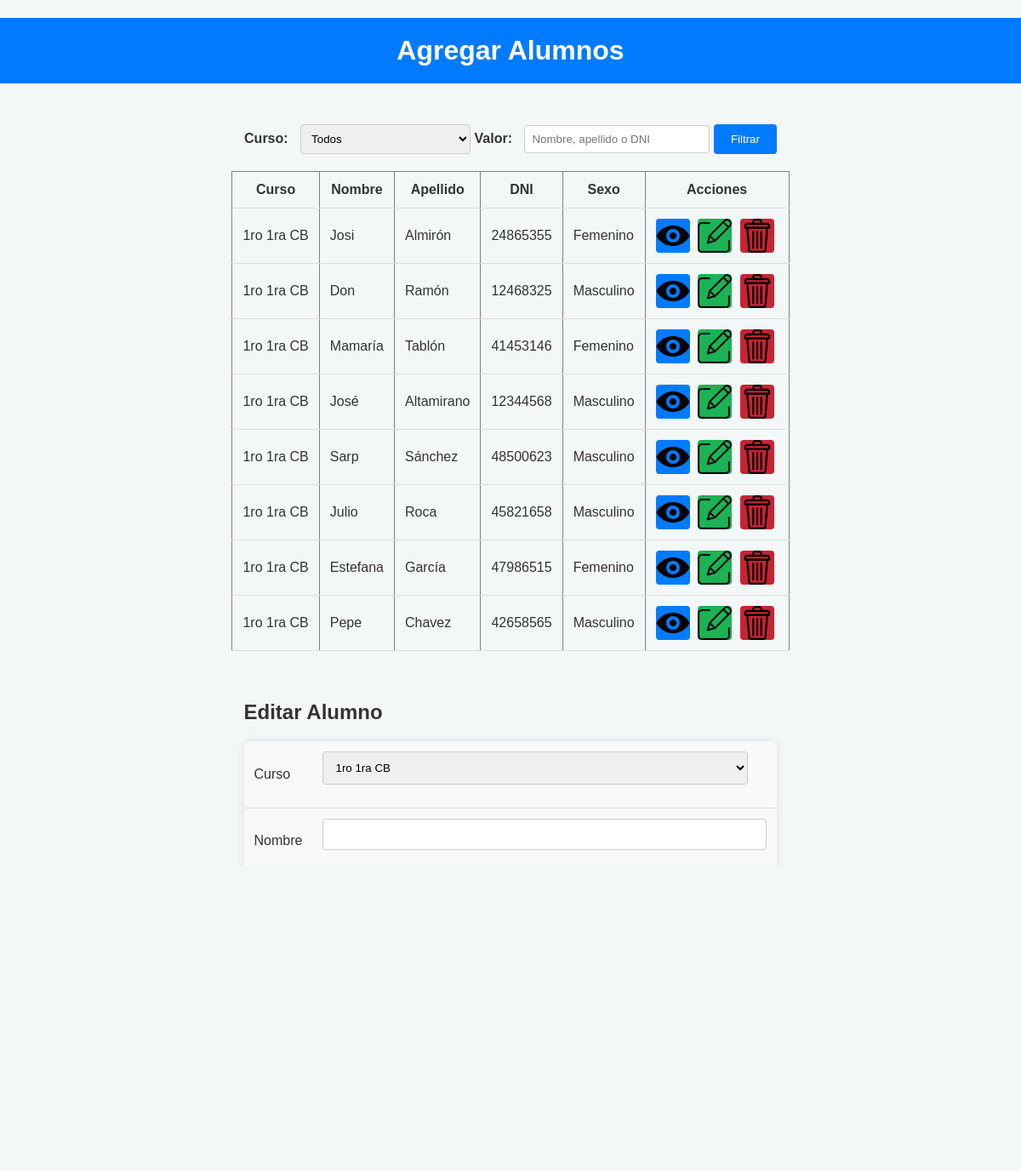
/agregar_alumnos.php?filtro_curso=1ro 1ra CB, run on the app's committed database.
### tables this page shows
CREATE TABLE IF NOT EXISTS `alumnos` (
  `id` int NOT NULL AUTO_INCREMENT,
  `curso` varchar(10) NOT NULL,
  `nombre` varchar(255) NOT NULL,
  `apellido` varchar(255) NOT NULL,
  `dni` varchar(20) NOT NULL,
  `sexo` varchar(10) NOT NULL,
  PRIMARY KEY (`id`)
);

### agregar_alumnos.php (the view, shortened to what this page needs)
<!DOCTYPE html>
<html lang="en">
<head>
    <link rel="stylesheet" href="css/agregar_alumnos.css">
</head>
<body>
<?php
$conn = new mysqli("localhost", "root", "", "registro");
function escapar($dato) {
    return htmlspecialchars($dato, ENT_QUOTES, 'UTF-8');
}
$curso = $nombre = $apellido = $dni = $sexo = "";
$filtro_curso = isset($_GET["filtro_curso"]) ? $conn->real_escape_string($_GET["filtro_curso"]) : "";
$query = "SELECT * FROM alumnos WHERE 1=1";
if ($filtro_curso) {
    $query .= " AND curso = '$filtro_curso'";
}
$result = $conn->query($query);
$tabla = '<table border="1" cellspacing="2" cellpadding="2">
          <tr class="header">
            <td>Curso</td>
            <td>Nombre</td>
            <td>Apellido</td>
            <td>DNI</td>
            <td>Sexo</td>
            <td>Acciones</td>
          </tr>';
if ($result->num_rows > 0) {
    while ($row = $result->fetch_assoc()) {
        $tabla .= '<tr>
                    <td>' . escapar($row["curso"]) . '</td>
                    <td>' . escapar($row["nombre"]) . '</td>
                    <td>' . escapar($row["apellido"]) . '</td>
                    <td>' . escapar($row["dni"]) . '</td>
                    <td>' . escapar($row["sexo"]) . '</td>
                    <td>
                        <form action="" method="post" style="display:inline;">
                            <input type="hidden" name="id_ver" value="' . escapar($row["id"]) . '">
                            <a href="#tabla_ver"><input type="submit" name="ver" class="ver" value=""></a>
                        </form>
                        <form action="" method="post" style="display:inline;">
                            <input type="hidden" name="id" value="' . escapar($row["id"]) . '">
                            <input type="submit" name="editar-btn" class="editar" value="">
                        </form>
                        <form action="" method="post" style="display:inline;">
                            <input type="hidden" name="id-del" value="' . escapar($row["id"]) . '">
                            <input type="submit" name="quitar" class="eliminar" value="">
                        </form>
                    </td>
                  </tr>';
    }
}
$tabla .= '</table>';
?>
<h1>Agregar Alumnos</h1>
<br>
<div class="filtros">
    <form method="get" action="">
        <label for="filtro_curso">Curso:</label>
        <select name="filtro_curso" id="filtro_curso">
        <option value="">Todos</option>
        </select>
        <label for="filtro_nombre">Valor:</label>
        <input type="text" name="filtro_nombre" id="filtro_nombre" placeholder="Nombre, apellido o DNI">
        <input type="submit" value="Filtrar">
    </form>
</div>
<div class="acciones">
<?php echo $tabla; ?>
</div>
<br>
<div class="formularios">
    <form action="" method="post">
        <table class="formulario">
            <h2>Editar Alumno</h2>
            <tr>
                <td>Curso</td>
                <td>
                    <select name="curso" required>
                        <optgroup label="Ciclo Básico">
                            <option value="1ro 1ra CB" <?php if(isset($curso) && $curso == "1ro 1ra CB") echo 'selected'; ?>>1ro 1ra CB</option>
                        </optgroup>
                    </select>
                </td>
            </tr>
            <tr>
                <td>Nombre</td>
                <td><input type="text" maxlength="20" name="nombre" value="<?php if(isset($nombre)) echo escapar($nombre); ?>" required></td>
            </tr>
            <tr>
                <td>Apellido</td>
                <td><input type="text" maxlength="20" name="apellido" value="<?php if(isset($apellido)) echo escapar($apellido); ?>" required></td>
            </tr>
            <tr>
                <td>DNI</td>
                <td><input type="text" maxlength="8" name="dni" value="<?php if(isset($dni)) echo escapar($dni); ?>" required></td>
            </tr>
            <tr>
                <td>Sexo</td>
                <td>
                    <select name="sexo" required>
                        <option value="Masculino" <?php if(isset($sexo) && $sexo == "Masculino") echo 'selected'; ?>>Masculino</option>
                </td>
            </tr>
        </table>
        <input class="btn registrar" type="submit" name="registrar" value="Registrar">
        <input class="btn editar2" type="submit" name="editar" value="Editar">
    </form>
</div>
<a href="index.php"> <button class="btn btn-logout">Volver</button> </a>
</body>
</html>

### css/agregar_alumnos.css (style rules this page uses)
body { font-family: Arial, sans-serif; background-color: #f4f7f8; margin: 0; padding: 0; display: flex; flex-direction: column; align-items: center; color: #333; }
h1 { background-color: #007BFF; color: white; padding: 20px; width: 100%; text-align: center; margin-bottom: 30px; }
.filtros { display: flex; justify-content: space-between; margin-bottom: 20px; }
.filtros label { margin-right: 10px; font-weight: bold; }
.filtros select, .filtros input[type="text"] { width: 200px; padding: 8px; border-radius: 4px; border: 1px solid #ccc; }
.filtros input[type="submit"] { padding: 10px 20px; background-color: #007BFF; color: white; border: none; border-radius: 4px; cursor: pointer; transition: background-color 0.3s ease; }
table { width: 100%; border-collapse: collapse; margin-bottom: 20px; }
table th, table td { padding: 12px; border-bottom: 1px solid #ddd; text-align: left; }
.formularios { display: flex; justify-content: space-between; }
.formulario { background-color: #f9f9f9; padding: 20px; border-radius: 8px; box-shadow: 0px 0px 10px rgba(0, 0, 0, 0.1); }
.formulario select, .formulario input[type="text"], .formulario input[type="number"] { width: 500px; padding: 10px; margin-bottom: 15px; border-radius: 4px; border: 1px solid #ccc; }
.acciones form { display: inline-block; margin-right: 5px; }
.acciones input[type="submit"] { border: none; color: white; padding: 8px 12px; border-radius: 4px; cursor: pointer; transition: background-color 0.3s ease; }
.ver { background: url("../img/ver.png") no-repeat center center; background-size: cover; border-radius: 100%; height: 40px; width: 40px; background-color: #007BFF; border: 0; }
.editar { background: url("../img/editar.png") no-repeat center center; background-size: cover; border-radius: 100%; height: 40px; width: 40px; background-color: #1bb355; ; border: 0; }
.eliminar { background: url("../img/basurero.png") no-repeat center center; background-size: cover; border-radius: 100%; height: 40px; width: 40px; background-color: #c82333 ; border: 0; }
.btn-logout { background-color: #dc3545; width:auto; display:block; margin: auto; }
.btn { border: none; padding: 10px 20px; margin: 10px 0; border-radius: 5px; cursor: pointer; font-size: 16px; transition: background-color 0.3s ease; display: inline-block; width: 150px; }
.editar2 { background-color: #1bb355; ; }
.registrar { background-color: #007BFF; }
.btn-logout { background-color: #dc3545; display:block; margin: auto; }
.header td { text-align: center; font-weight: bold; }

### data on the page
alumnos: curso "1ro 1ra CB", nombre "Josi", apellido "Almirón", dni "24865355", sexo "Femenino"
alumnos: curso "1ro 1ra CB", nombre "Don", apellido "Ramón", dni "12468325", sexo "Masculino"
alumnos: curso "1ro 1ra CB", nombre "Mamaría", apellido "Tablón", dni "41453146", sexo "Femenino"
alumnos: curso "1ro 1ra CB", nombre "José", apellido "Altamirano", dni "12344568", sexo "Masculino"
alumnos: curso "1ro 1ra CB", nombre "Sarp", apellido "Sánchez", dni "48500623", sexo "Masculino"
alumnos: curso "1ro 1ra CB", nombre "Julio", apellido "Roca", dni "45821658", sexo "Masculino"
alumnos: curso "1ro 1ra CB", nombre "Estefana", apellido "García", dni "47986515", sexo "Femenino"
alumnos: curso "1ro 1ra CB", nombre "Pepe", apellido "Chavez", dni "42658565", sexo "Masculino"
